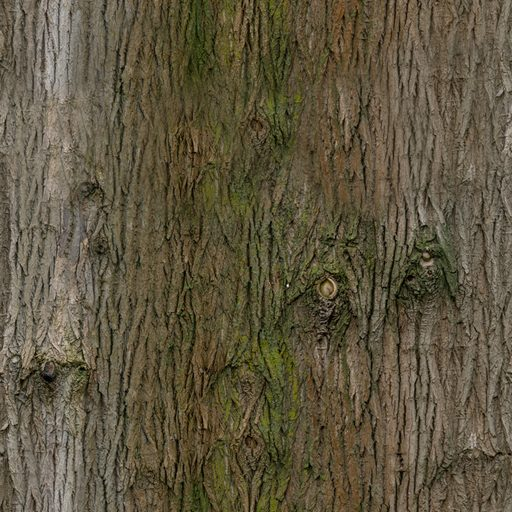
#> input picture tools/city3/tex_trees/tree_bark.jpg, 512 x 512 px, given in place of plaza_herring_d.jpg, which was not available
$ python halo_tex.py
#> lines starting #> are read from the running program, lines starting #| are printed output that depends on the picture
"""Halo Lagoon texture variants (plain Python + PIL/numpy): tinted copies of existing tex_m sets so the island reads pale peach
and the curtain glass turquoise, as in the concept. Writes tex_m/halo_*.jpg. Run after mtex.py, before halo.py."""
import os, shutil
import numpy as np
from PIL import Image
T = os.path.join(os.path.dirname(os.path.abspath(__file__)), "tex_m")
def tint(src, dst, target, q=90, gamma=1.0):
#> called with src = 'plaza_herring_d', dst = 'halo_pave_d', target = (214, 182, 152), q = 90, gamma = 1
    a = np.asarray(Image.open(f"{T}/{src}.jpg").convert("RGB"), float) / 255.0
    a = a ** gamma; m = a.reshape(-1, 3).mean(0); a = np.clip(a * (np.array(target) / 255.0) / m, 0, 1)
#> after `m = a.reshape(-1, 3).mean(0)`: m = [0.372, 0.337, 0.25]
    Image.fromarray((a * 255 + 0.5).astype(np.uint8)).save(f"{T}/{dst}.jpg", quality=q); print(dst, (a.reshape(-1, 3).mean(0) * 255).round())
#| halo_pave_d [205. 179. 149.]
tint("plaza_herring_d", "halo_pave_d", (214, 182, 152)); shutil.copy(f"{T}/plaza_herring_n.jpg", f"{T}/halo_pave_n.jpg")
tint("terrazzo_d", "halo_terrazzo_d", (226, 216, 202)); shutil.copy(f"{T}/terrazzo_n.jpg", f"{T}/halo_terrazzo_n.jpg")
#> call 2 of tint, with src = 'terrazzo_d', dst = 'halo_terrazzo_d', target = (226, 216, 202), q = 90, gamma = 1
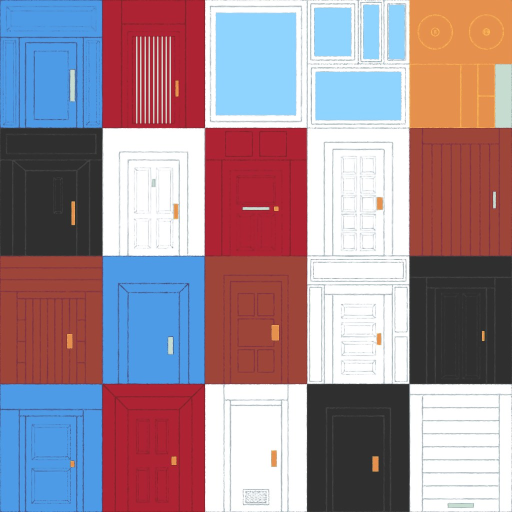
#> input picture tools/city3/assets/bazaar-doors/color_base.jpg, 1024 x 1024 px, given in place of terrazzo_d.jpg, which was not available (shown at 1/2 size)
#> in tint (call 2), `m = a.reshape(-1, 3).mean(0)`: m = [0.624, 0.541, 0.584]
#> in tint (call 2), `a = np.clip(a * (np.array(target) / 255.0) / m, 0, 1)`:
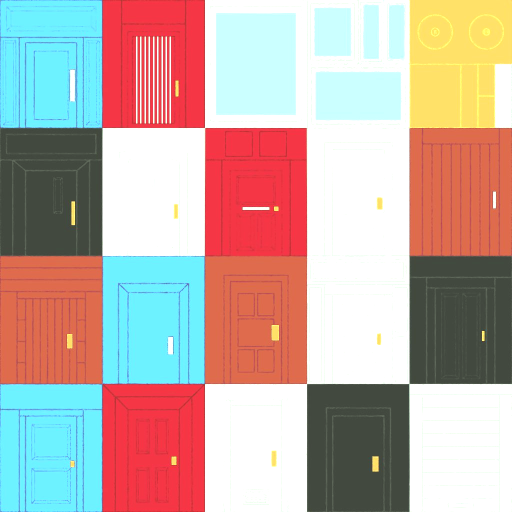
#> a: shape (1024, 1024, 3) float64 (shown at 1/2 size); mean R, G, B 0.764, 0.677, 0.65
#| halo_terrazzo_d [195. 173. 166.]
tint("glass_atlas", "halo_glass", (70, 142, 158), gamma=0.85)
#| halo_glass [ 70. 142. 158.]
#> `atlas = Image.new("RGBA", (1024, 1024), (0, 0, 0, 0))`: atlas: PIL image 1024x1024 RGBA; every value is 0

# ---- foliage atlas (RGBA png, alpha-clipped in the GLB). Rows top->bottom (v from the top):
#  0: palm frond green, 1: palm frond sunlit yellow-green, 2: burgundy cordyline frond, 3: four flower-clump tiles (pink, white, yellow, lilac).
# Frond source: BlendSwap #5812 "Palm Tree Cycles Ready" by SSimpossible (CC0): PalmFrondDiffuse.png + PalmFrondAlpha.png.
A = os.path.join(os.path.dirname(os.path.abspath(__file__)), "assets", "blendswap", "palm_5812")
def frond_rows():
    d = np.asarray(Image.open(f"{A}/PalmFrondDiffuse.png").convert("RGB"), float) / 255.0; al = np.asarray(Image.open(f"{A}/PalmFrondAlpha.png").convert("L"), float) / 255.0
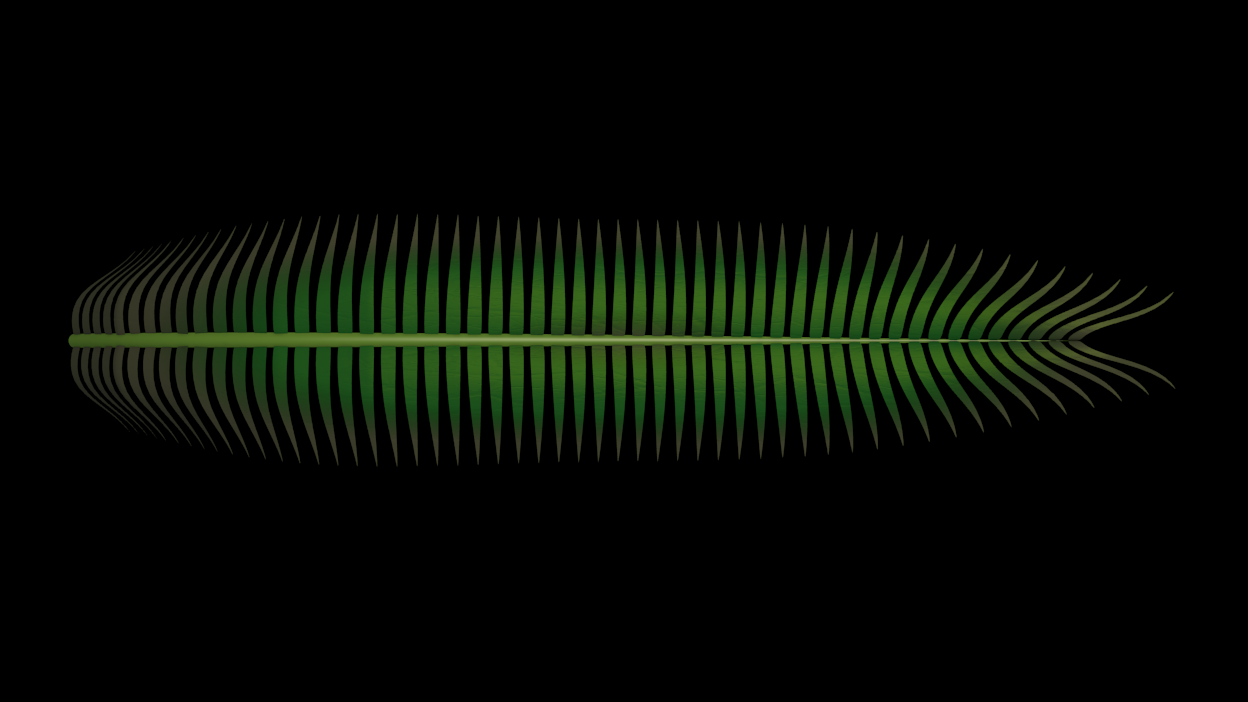
#> input picture tools/city3/assets/blendswap/palm_5812/PalmFrondDiffuse.png, 1248 x 702 px
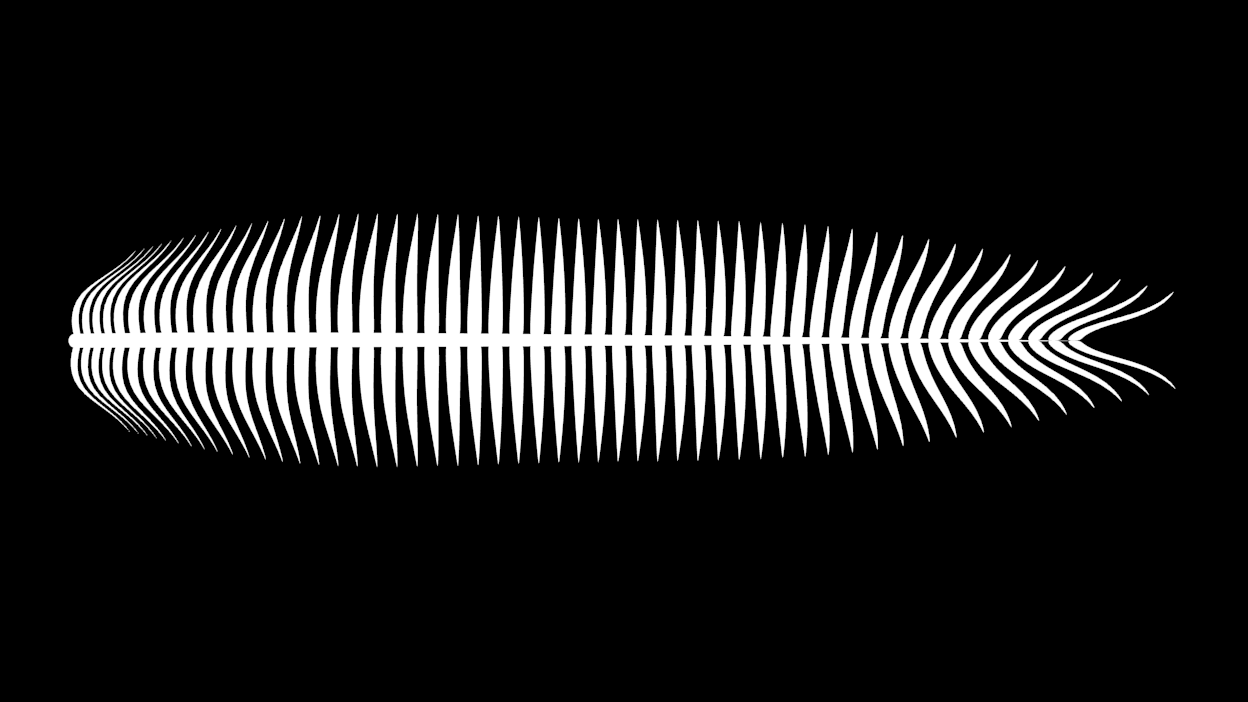
#> input picture tools/city3/assets/blendswap/palm_5812/PalmFrondAlpha.png, 1248 x 702 px
    ys, xs = np.where(al > 0.5); y0, y1, x0, x1 = ys.min(), ys.max() + 1, xs.min(), xs.max() + 1
#> after `y0, y1, x0, x1 = (ys.min(), ys.max() + 1, xs.min(), xs.max() + 1)`: y0 = 214; y1 = 466; x0 = 68; x1 = 1175
    d = d[y0:y1, x0:x1]; al = al[y0:y1, x0:x1]
    # un-premultiply: the diffuse fades to black where the alpha fades, which would give dark fringes after clipping
    lum = d.mean(2, keepdims=True); d = np.where(al[..., None] > 0.05, d / np.maximum(lum, 0.06) * np.clip(lum, 0.18, 1.0) ** 0.6, d)
    rgba = lambda c, tint: Image.fromarray((np.dstack([np.clip(c * tint, 0, 1), al]) * 255).astype(np.uint8), "RGBA").resize((1024, 256), Image.LANCZOS)
    g = d.mean(2, keepdims=True); d = d * 0.55 + g * 0.45                                    # desaturate the neon source
#> after `d = d * 0.55 + g * 0.45`:
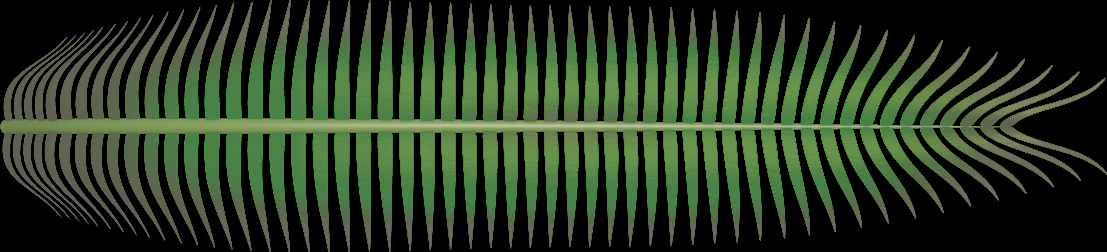
#> d: shape (252, 1107, 3) float64; mean R, G, B 0.157, 0.214, 0.129
    return [rgba(d, (0.62, 0.8, 0.5)), rgba(d, (0.92, 0.95, 0.5)), rgba(g * np.array([1.0, 0.3, 0.38]), (1, 1, 1))]
def flower_tile(petal, rng):
    im = Image.new("RGBA", (256, 256), (0, 0, 0, 0)); from PIL import ImageDraw; dr = ImageDraw.Draw(im)
    for _ in range(260):                                           # leaf mass: a dome of dark-green ellipses
        x = np.clip(rng.normal(128, 46), 16, 240); y = 256 - min(abs(rng.normal(0, 60)), 200) - 10; r = rng.uniform(6, 13); g = rng.uniform(0.6, 1.0)
        dr.ellipse([x - r, y - r * 0.6, x + r, y + r * 0.6], fill=(int(40 * g), int(105 * g), int(38 * g), 255))
    for _ in range(170):                                           # blossoms on the upper surface
        x = np.clip(rng.normal(128, 42), 20, 236); y = 256 - min(abs(rng.normal(0, 55)), 190) - 22; r = rng.uniform(3.5, 7); k = rng.uniform(0.82, 1.08)
        dr.ellipse([x - r, y - r, x + r, y + r], fill=tuple(int(min(255, c * k)) for c in petal) + (255,))
    return im
atlas = Image.new("RGBA", (1024, 1024), (0, 0, 0, 0))
for i, row in enumerate(frond_rows()): atlas.paste(row, (0, i * 256))
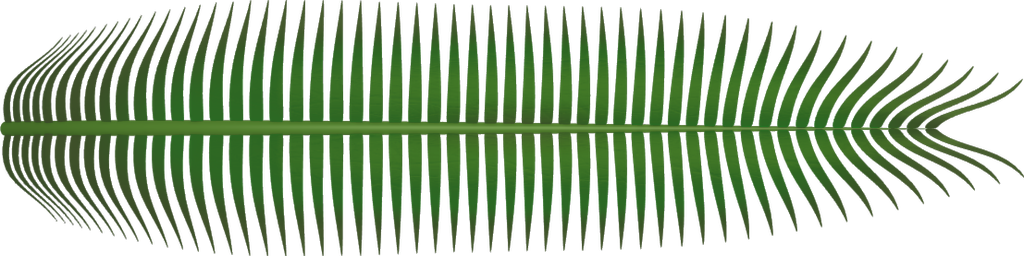
#> row: PIL image 1024x256 RGBA; mean R, G, B, A 29.2, 52.5, 18.8, 103.1; transparent parts drawn white
rng = np.random.default_rng(7)
for j, col in enumerate(((236, 86, 150), (246, 242, 232), (250, 204, 64), (176, 132, 222))): atlas.paste(flower_tile(col, rng), (j * 256, 768))
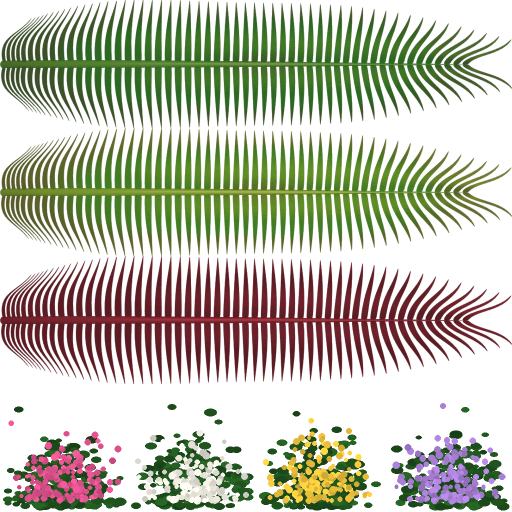
#> atlas: PIL image 1024x1024 RGBA (shown at 1/2 size); mean R, G, B, A 41.6, 42.7, 22, 99.7; transparent parts drawn white
atlas.save(f"{T}/halo_foliage.png"); print("halo_foliage.png", atlas.size)
#| halo_foliage.png (1024, 1024)
# palm trunk bark: Poly Haven palm_tree_bark (CC0), 512 px
#> (the run stopped early here; a loop or call above may not have finished)
